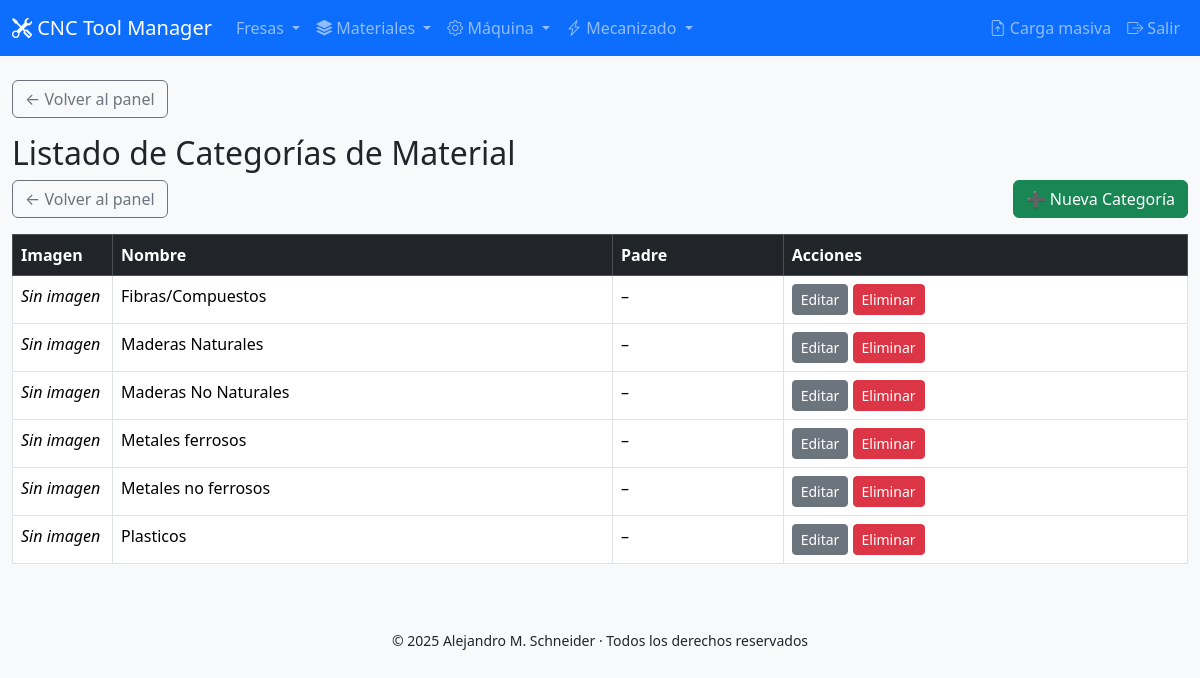
The app's page /admin/panel/categories.php with its own data.
### tables this page shows
CREATE TABLE `materialcategories` (
  `category_id` int(11) NOT NULL,
  `name` varchar(100) NOT NULL,
  `parent_id` int(11) DEFAULT NULL,
  `image` varchar(255) DEFAULT NULL
);

### admin/panel/categories.php (the view, shortened to what this page needs)
<?php
require_once '../includes/db.php';
include 'header.php';
$query = "
    SELECT c.*, p.name AS parent_name
    FROM MaterialCategories c
    LEFT JOIN MaterialCategories p ON c.parent_id = p.category_id
    ORDER BY c.name
";
$categories = $pdo->query($query)->fetchAll(PDO::FETCH_ASSOC);
?>
<h2>Listado de Categorías de Material</h2>
<div class="mb-3 d-flex justify-content-between">
  <a href="dashboard.php" class="btn btn-outline-secondary">← Volver al panel</a>
  <a href="category_form.php" class="btn btn-success">➕ Nueva Categoría</a>
</div>
<?php if (empty($categories)): ?>
  <div class="alert alert-warning">⚠️ No hay categorías cargadas.</div>
<?php else: ?>
<table class="table table-bordered table-hover">
    <thead class="table-dark">
        <tr>
            <th>Imagen</th>
            <th>Nombre</th>
            <th>Padre</th>
            <th>Acciones</th>
        </tr>
    </thead>
    <tbody>
        <?php foreach ($categories as $c): ?>
            <tr>
                <td style="width: 100px">
                    <?php if ($c['image']): ?>
                        <img src="<?= htmlspecialchars($c['image']) ?>" alt="Imagen" class="img-fluid">
                    <?php else: ?>
                        <em>Sin imagen</em>
                    <?php endif; ?>
                </td>
                <td><?= htmlspecialchars($c['name']) ?></td>
                <td><?= htmlspecialchars($c['parent_name'] ?? '–') ?></td>
                <td>
                    <a href="category_edit.php?id=<?= $c['category_id'] ?>" class="btn btn-sm btn-secondary">Editar</a>
                    <a href="category_delete.php?id=<?= $c['category_id'] ?>" class="btn btn-sm btn-danger" onclick="return confirm('¿Estás seguro que querés eliminar esta categoría?');">Eliminar</a>
                </td>
            </tr>
        <?php endforeach; ?>
    </tbody>
</table>
<?php endif; ?>
<?php include '../includes/footer.php'; ?>

### records on screen
materialcategories: shows "Sin imagen", name "Fibras/Compuestos", parent_name "–"
materialcategories: shows "Sin imagen", name "Maderas Naturales", parent_name "–"
materialcategories: image "Sin imagen", name "Maderas No Naturales", parent_name "–"
materialcategories: shows "Sin imagen", name "Metales ferrosos", parent_name "–"
materialcategories: shows "Sin imagen", name "Metales no ferrosos", parent_name "–"
materialcategories: image "Sin imagen", name "Plasticos", parent_name "–"
